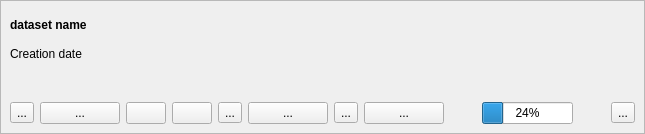
<?xml version="1.0" encoding="UTF-8"?>
<ui version="4.0">
 <class>WidgetDatasetItem</class>
 <widget class="QWidget" name="WidgetDatasetItem">
  <property name="geometry">
   <rect>
    <x>0</x>
    <y>0</y>
    <width>645</width>
    <height>134</height>
   </rect>
  </property>
  <property name="sizePolicy">
   <sizepolicy hsizetype="Minimum" vsizetype="Minimum">
    <horstretch>0</horstretch>
    <verstretch>0</verstretch>
   </sizepolicy>
  </property>
  <property name="windowTitle">
   <string>Form</string>
  </property>
  <layout class="QVBoxLayout" name="verticalLayout_2">
   <property name="spacing">
    <number>0</number>
   </property>
   <property name="sizeConstraint">
    <enum>QLayout::SetMaximumSize</enum>
   </property>
   <property name="leftMargin">
    <number>0</number>
   </property>
   <property name="topMargin">
    <number>0</number>
   </property>
   <property name="rightMargin">
    <number>0</number>
   </property>
   <property name="bottomMargin">
    <number>0</number>
   </property>
   <item>
    <widget class="QFrame" name="frame">
     <property name="frameShape">
      <enum>QFrame::StyledPanel</enum>
     </property>
     <property name="frameShadow">
      <enum>QFrame::Raised</enum>
     </property>
     <layout class="QVBoxLayout" name="verticalLayout">
      <item>
       <widget class="QLabel" name="name_la">
        <property name="minimumSize">
         <size>
          <width>0</width>
          <height>31</height>
         </size>
        </property>
        <property name="font">
         <font>
          <weight>75</weight>
          <bold>true</bold>
         </font>
        </property>
        <property name="text">
         <string>dataset name</string>
        </property>
        <property name="wordWrap">
         <bool>true</bool>
        </property>
        <property name="textInteractionFlags">
         <set>Qt::LinksAccessibleByMouse|Qt::TextSelectableByKeyboard|Qt::TextSelectableByMouse</set>
        </property>
       </widget>
      </item>
      <item>
       <widget class="QLabel" name="notes_la">
        <property name="toolTip">
         <string>Creation date</string>
        </property>
        <property name="text">
         <string>Creation date</string>
        </property>
        <property name="textInteractionFlags">
         <set>Qt::LinksAccessibleByMouse|Qt::TextSelectableByKeyboard|Qt::TextSelectableByMouse</set>
        </property>
       </widget>
      </item>
      <item>
       <spacer name="verticalSpacer">
        <property name="orientation">
         <enum>Qt::Vertical</enum>
        </property>
        <property name="sizeHint" stdset="0">
         <size>
          <width>20</width>
          <height>18</height>
         </size>
        </property>
       </spacer>
      </item>
      <item>
       <layout class="QHBoxLayout" name="horizontalLayout">
        <item>
         <widget class="QToolButton" name="download_tb">
          <property name="toolTip">
           <string>Download dataset</string>
          </property>
          <property name="text">
           <string>...</string>
          </property>
         </widget>
        </item>
        <item>
         <widget class="QPushButton" name="add_to_canvas_pb">
          <property name="toolTip">
           <string>Load dataset onto QGIS map area</string>
          </property>
          <property name="text">
           <string>...</string>
          </property>
         </widget>
        </item>
        <item>
         <widget class="QPushButton" name="load_tb">
          <property name="toolTip">
           <string>Load vector</string>
          </property>
          <property name="text">
           <string/>
          </property>
         </widget>
        </item>
        <item>
         <widget class="QPushButton" name="report_pb">
          <property name="toolTip">
           <string>Reports</string>
          </property>
          <property name="text">
           <string/>
          </property>
         </widget>
        </item>
        <item>
         <widget class="QToolButton" name="open_details_tb">
          <property name="toolTip">
           <string>View dataset details</string>
          </property>
          <property name="text">
           <string>...</string>
          </property>
         </widget>
        </item>
        <item>
         <widget class="QPushButton" name="metadata_pb">
          <property name="text">
           <string>...</string>
          </property>
         </widget>
        </item>
        <item>
         <widget class="QToolButton" name="open_directory_tb">
          <property name="toolTip">
           <string>Open dataset directory</string>
          </property>
          <property name="text">
           <string>...</string>
          </property>
         </widget>
        </item>
        <item>
         <widget class="QPushButton" name="edit_tb">
          <property name="text">
           <string>...</string>
          </property>
         </widget>
        </item>
        <item>
         <spacer name="horizontalSpacer">
          <property name="orientation">
           <enum>Qt::Horizontal</enum>
          </property>
          <property name="sizeHint" stdset="0">
           <size>
            <width>40</width>
            <height>20</height>
           </size>
          </property>
         </spacer>
        </item>
        <item>
         <widget class="QProgressBar" name="progressBar">
          <property name="value">
           <number>24</number>
          </property>
         </widget>
        </item>
        <item>
         <spacer name="horizontalSpacer_2">
          <property name="orientation">
           <enum>Qt::Horizontal</enum>
          </property>
          <property name="sizeHint" stdset="0">
           <size>
            <width>40</width>
            <height>20</height>
           </size>
          </property>
         </spacer>
        </item>
        <item>
         <widget class="QToolButton" name="delete_tb">
          <property name="toolTip">
           <string>Delete dataset</string>
          </property>
          <property name="text">
           <string>...</string>
          </property>
         </widget>
        </item>
       </layout>
      </item>
     </layout>
    </widget>
   </item>
  </layout>
 </widget>
 <tabstops>
  <tabstop>download_tb</tabstop>
  <tabstop>add_to_canvas_pb</tabstop>
  <tabstop>open_details_tb</tabstop>
  <tabstop>open_directory_tb</tabstop>
  <tabstop>delete_tb</tabstop>
 </tabstops>
 <resources/>
 <connections/>
</ui>
